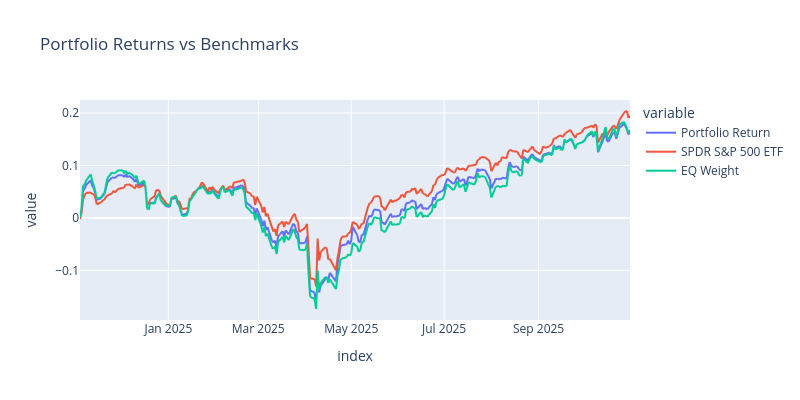

The notebook cell this image was saved under:
### Code cell
px.line(pd.concat([port_rets.add(1).cumprod().sub(1), bench_rets.add(1).cumprod().sub(1)]), 
        title="Portfolio Returns vs Benchmarks", labels={"x": "Date", "y": "Cumulative Returns"}, width=800, height=400)

### Figure 1 — Plotly figure (JSON) as saved in the notebook; plotly's stock layout.template omitted (floating-point values rounded to 4 significant figures; data arrays with more than 128 entries replaced by an {"elided": "..."} marker saying what was removed)
{"data": [{"hovertemplate": "variable=Portfolio Return<br>index=%{x}<br>value=%{y}<extra></extra>", "legendgroup": "Portfolio Return", "line": {"color": "#636efa", "dash": "solid"}, "marker": {"symbol": "circle"}, "mode": "lines", "name": "Portfolio Return", "showlegend": true, "type": "scattergl", "x": {"elided": "498 str values"}, "xaxis": "x", "y": {"elided": "498 float values"}, "yaxis": "y"}, {"hovertemplate": "variable=SPDR S&P 500 ETF<br>index=%{x}<br>value=%{y}<extra></extra>", "legendgroup": "SPDR S&P 500 ETF", "line": {"color": "#EF553B", "dash": "solid"}, "marker": {"symbol": "circle"}, "mode": "lines", "name": "SPDR S&P 500 ETF", "showlegend": true, "type": "scattergl", "x": {"elided": "498 str values"}, "xaxis": "x", "y": {"elided": "498 float values"}, "yaxis": "y"}, {"hovertemplate": "variable=EQ Weight<br>index=%{x}<br>value=%{y}<extra></extra>", "legendgroup": "EQ Weight", "line": {"color": "#00cc96", "dash": "solid"}, "marker": {"symbol": "circle"}, "mode": "lines", "name": "EQ Weight", "showlegend": true, "type": "scattergl", "x": {"elided": "498 str values"}, "xaxis": "x", "y": {"elided": "498 float values"}, "yaxis": "y"}], "layout": {"height": 400, "legend": {"title": {"text": "variable"}, "tracegroupgap": 0}, "title": {"text": "Portfolio Returns vs Benchmarks"}, "width": 800, "xaxis": {"anchor": "y", "domain": [0, 1], "title": {"text": "index"}}, "yaxis": {"anchor": "x", "domain": [0, 1], "title": {"text": "value"}}}}
